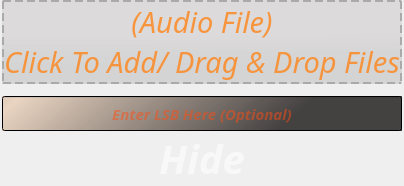
                   <widget class="QWidget" name="Hide">
                    <layout class="QVBoxLayout" name="verticalLayout_22">
                     <property name="spacing">
                      <number>4</number>
                     </property>
                     <property name="leftMargin">
                      <number>2</number>
                     </property>
                     <property name="topMargin">
                      <number>0</number>
                     </property>
                     <property name="rightMargin">
                      <number>2</number>
                     </property>
                     <property name="bottomMargin">
                      <number>0</number>
                     </property>
                     <item>
                      <widget class="QFrame" name="Infile">
                       <property name="maximumSize">
                        <size>
                         <width>16777215</width>
                         <height>90</height>
                        </size>
                       </property>
                       <property name="frameShape">
                        <enum>QFrame::NoFrame</enum>
                       </property>
                       <property name="frameShadow">
                        <enum>QFrame::Raised</enum>
                       </property>
                       <layout class="QHBoxLayout" name="horizontalLayout_15">
                        <property name="spacing">
                         <number>0</number>
                        </property>
                        <property name="leftMargin">
                         <number>0</number>
                        </property>
                        <property name="topMargin">
                         <number>0</number>
                        </property>
                        <property name="rightMargin">
                         <number>0</number>
                        </property>
                        <property name="bottomMargin">
                         <number>0</number>
                        </property>
                        <item>
                         <widget class="QWidget" name="InfileDragDrop" native="true">
                          <property name="acceptDrops">
                           <bool>true</bool>
                          </property>
                          <layout class="QHBoxLayout" name="horizontalLayout_16">
                           <property name="spacing">
                            <number>0</number>
                           </property>
                           <property name="leftMargin">
                            <number>0</number>
                           </property>
                           <property name="topMargin">
                            <number>0</number>
                           </property>
                           <property name="rightMargin">
                            <number>0</number>
                           </property>
                           <property name="bottomMargin">
                            <number>0</number>
                           </property>
                           <item>
                            <widget class="QLabel" name="InfileDragDropLabel">
                             <property name="font">
                              <font>
                               <family>Feast of Flesh BB</family>
                               <pointsize>22</pointsize>
                               <italic>true</italic>
                              </font>
                             </property>
                             <property name="styleSheet">
                              <string notr="true">border: 2px dashed #aaa;
color: qlineargradient(spread:pad, x1:0, y1:0, x2:1, y2:0, stop:0 rgba(158, 7, 23, 180), stop:1 rgba(255, 130, 20, 200));
background-color: qlineargradient(spread:pad, x1:0.462049, y1:0.921, x2:0.452, y2:0, stop:0.174129 rgba(74, 74, 74, 42), stop:0.567164 rgba(78, 59, 58, 30));
</string>
                             </property>
                             <property name="text">
                              <string>(Audio File)
Click To Add/ Drag &amp; Drop Files</string>
                             </property>
                             <property name="alignment">
                              <set>Qt::AlignCenter</set>
                             </property>
                            </widget>
                           </item>
                          </layout>
                         </widget>
                        </item>
                       </layout>
                      </widget>
                     </item>
                     <item>
                      <widget class="QFrame" name="Datafile">
                       <property name="maximumSize">
                        <size>
                         <width>16777215</width>
                         <height>87</height>
                        </size>
                       </property>
                       <property name="frameShape">
                        <enum>QFrame::StyledPanel</enum>
                       </property>
                       <property name="frameShadow">
                        <enum>QFrame::Raised</enum>
                       </property>
                       <widget class="QWidget" name="DatafileDragDrop" native="true">
                        <property name="geometry">
                         <rect>
                          <x>0</x>
                          <y>0</y>
                          <width>996</width>
                          <height>87</height>
                         </rect>
                        </property>
                        <property name="acceptDrops">
                         <bool>true</bool>
                        </property>
                        <layout class="QHBoxLayout" name="horizontalLayout_17">
                         <property name="spacing">
                          <number>0</number>
                         </property>
                         <property name="leftMargin">
                          <number>0</number>
                         </property>
                         <property name="topMargin">
                          <number>0</number>
                         </property>
                         <property name="rightMargin">
                          <number>0</number>
                         </property>
                         <property name="bottomMargin">
                          <number>0</number>
                         </property>
                         <item>
                          <widget class="QLabel" name="DatafileDragDropLabel">
                           <property name="minimumSize">
                            <size>
                             <width>0</width>
                             <height>0</height>
                            </size>
                           </property>
                           <property name="maximumSize">
                            <size>
                             <width>16777215</width>
                             <height>84</height>
                            </size>
                           </property>
                           <property name="font">
                            <font>
                             <family>Feast of Flesh BB</family>
                             <pointsize>22</pointsize>
                             <italic>true</italic>
                            </font>
                           </property>
                           <property name="styleSheet">
                            <string notr="true">border: 2px dashed #aaa;
color: qlineargradient(spread:pad, x1:0, y1:0, x2:1, y2:0, stop:0 rgba(158, 7, 23, 180), stop:1 rgba(255, 130, 20, 200));
background-color: qlineargradient(spread:pad, x1:0.462049, y1:0.921, x2:0.452, y2:0, stop:0.174129 rgba(74, 74, 74, 42), stop:0.567164 rgba(78, 59, 58, 30));
</string>
                           </property>
                           <property name="text">
                            <string>(Data File)
Click To Add/ Drag &amp; Drop Files</string>
                           </property>
                           <property name="alignment">
                            <set>Qt::AlignCenter</set>
                           </property>
                          </widget>
                         </item>
                        </layout>
                       </widget>
                      </widget>
                     </item>
                     <item>
                      <widget class="QFrame" name="BrowseSaveLocationStego">
                       <property name="maximumSize">
                        <size>
                         <width>16777215</width>
                         <height>50</height>
                        </size>
                       </property>
                       <property name="frameShape">
                        <enum>QFrame::StyledPanel</enum>
                       </property>
                       <property name="frameShadow">
                        <enum>QFrame::Raised</enum>
                       </property>
                       <widget class="QWidget" name="SaveLocBrowseStego" native="true">
                        <property name="geometry">
                         <rect>
                          <x>0</x>
                          <y>0</y>
                          <width>996</width>
                          <height>50</height>
                         </rect>
                        </property>
                        <property name="maximumSize">
                         <size>
                          <width>16777215</width>
                          <height>50</height>
                         </size>
                        </property>
                        <property name="acceptDrops">
                         <bool>true</bool>
                        </property>
                        <layout class="QHBoxLayout" name="horizontalLayout_18">
                         <property name="spacing">
                          <number>0</number>
                         </property>
                         <property name="leftMargin">
                          <number>0</number>
                         </property>
                         <property name="topMargin">
                          <number>0</number>
                         </property>
                         <property name="rightMargin">
                          <number>0</number>
                         </property>
                         <property name="bottomMargin">
                          <number>0</number>
                         </property>
                         <item>
                          <widget class="QLabel" name="SaveLocBrowseStegoLabel">
                           <property name="maximumSize">
                            <size>
                             <width>16777215</width>
                             <height>50</height>
                            </size>
                           </property>
                           <property name="font">
                            <font>
                             <family>Feast of Flesh BB</family>
                             <pointsize>22</pointsize>
                             <italic>true</italic>
                            </font>
                           </property>
                           <property name="styleSheet">
                            <string notr="true">border: 2px dashed #aaa;
color: qlineargradient(spread:pad, x1:0, y1:0, x2:1, y2:0, stop:0 rgba(158, 7, 23, 180), stop:1 rgba(255, 130, 20, 200));
background-color: qlineargradient(spread:pad, x1:0.462049, y1:0.921, x2:0.452, y2:0, stop:0.174129 rgba(74, 74, 74, 42), stop:0.567164 rgba(78, 59, 58, 30));
</string>
                           </property>
                           <property name="text">
                            <string>Click To Browse Save Location</string>
                           </property>
                           <property name="alignment">
                            <set>Qt::AlignCenter</set>
                           </property>
                          </widget>
                         </item>
                        </layout>
                       </widget>
                      </widget>
                     </item>
                     <item>
                      <widget class="QFrame" name="ButtonsStego">
                       <property name="frameShape">
                        <enum>QFrame::NoFrame</enum>
                       </property>
                       <property name="frameShadow">
                        <enum>QFrame::Raised</enum>
                       </property>
                       <layout class="QVBoxLayout" name="verticalLayout_23">
                        <property name="spacing">
                         <number>0</number>
                        </property>
                        <property name="leftMargin">
                         <number>0</number>
                        </property>
                        <property name="topMargin">
                         <number>0</number>
                        </property>
                        <property name="rightMargin">
                         <number>0</number>
                        </property>
                        <property name="bottomMargin">
                         <number>0</number>
                        </property>
                        <item>
                         <widget class="QFrame" name="LSBFrame">
                          <property name="minimumSize">
                           <size>
                            <width>0</width>
                            <height>0</height>
                           </size>
                          </property>
                          <property name="maximumSize">
                           <size>
                            <width>16777215</width>
                            <height>35</height>
                           </size>
                          </property>
                          <property name="frameShape">
                           <enum>QFrame::NoFrame</enum>
                          </property>
                          <property name="frameShadow">
                           <enum>QFrame::Raised</enum>
                          </property>
                          <layout class="QHBoxLayout" name="horizontalLayout_19">
                           <property name="spacing">
                            <number>0</number>
                           </property>
                           <property name="leftMargin">
                            <number>0</number>
                           </property>
                           <property name="topMargin">
                            <number>0</number>
                           </property>
                           <property name="rightMargin">
                            <number>0</number>
                           </property>
                           <property name="bottomMargin">
                            <number>0</number>
                           </property>
                           <item>
                            <widget class="QLineEdit" name="lsb">
                             <property name="minimumSize">
                              <size>
                               <width>0</width>
                               <height>35</height>
                              </size>
                             </property>
                             <property name="maximumSize">
                              <size>
                               <width>16777215</width>
                               <height>35</height>
                              </size>
                             </property>
                             <property name="font">
                              <font>
                               <family>Courgette</family>
                               <pointsize>11</pointsize>
                               <weight>75</weight>
                               <italic>true</italic>
                               <bold>true</bold>
                              </font>
                             </property>
                             <property name="styleSheet">
                              <string notr="true">color: rgb(255, 76, 16);
background-color: qlineargradient(spread:reflect, x1:1, y1:0.579, x2:0, y2:0.477273, stop:0.268657 rgba(62, 59, 59, 246), stop:1 rgba(211, 113, 27, 55));</string>
                             </property>
                             <property name="alignment">
                              <set>Qt::AlignCenter</set>
                             </property>
                             <property name="placeholderText">
                              <string>Enter LSB Here (Optional)</string>
                             </property>
                            </widget>
                           </item>
                          </layout>
                         </widget>
                        </item>
                        <item>
                         <widget class="QFrame" name="BtnStegoFrame">
                          <property name="frameShape">
                           <enum>QFrame::NoFrame</enum>
                          </property>
                          <property name="frameShadow">
                           <enum>QFrame::Raised</enum>
                          </property>
                          <layout class="QHBoxLayout" name="horizontalLayout_20">
                           <property name="spacing">
                            <number>0</number>
                           </property>
                           <property name="leftMargin">
                            <number>0</number>
                           </property>
                           <property name="topMargin">
                            <number>0</number>
                           </property>
                           <property name="rightMargin">
                            <number>0</number>
                           </property>
                           <property name="bottomMargin">
                            <number>0</number>
                           </property>
                           <item>
                            <widget class="QPushButton" name="HideBtn">
                             <property name="sizePolicy">
                              <sizepolicy hsizetype="Minimum" vsizetype="Preferred">
                               <horstretch>0</horstretch>
                               <verstretch>0</verstretch>
                              </sizepolicy>
                             </property>
                             <property name="font">
                              <font>
                               <family>Feast of Flesh BB</family>
                               <pointsize>30</pointsize>
                               <weight>75</weight>
                               <italic>true</italic>
                               <bold>true</bold>
                              </font>
                             </property>
                             <property name="styleSheet">
                              <string notr="true">QPushButton {
	color: rgba(255, 255, 255, 150);
	background-color: rgba(0, 0, 0, 0);
	border: 0px solid;
}

QPushButton::hover {
	
	color: rgba(255, 255, 255, 195);
	border: 0px solid;
	background-color: qlineargradient(spread:pad, x1:0.46305, y1:0.261, x2:0.478, y2:1, stop:0.268657 rgba(62, 59, 59, 246), stop:1 rgba(211, 113, 27, 125));
}</string>
                             </property>
                             <property name="text">
                              <string>Hide</string>
                             </property>
                            </widget>
                           </item>
                          </layout>
                         </widget>
                        </item>
                       </layout>
                      </widget>
                     </item>
                    </layout>
                   </widget>
